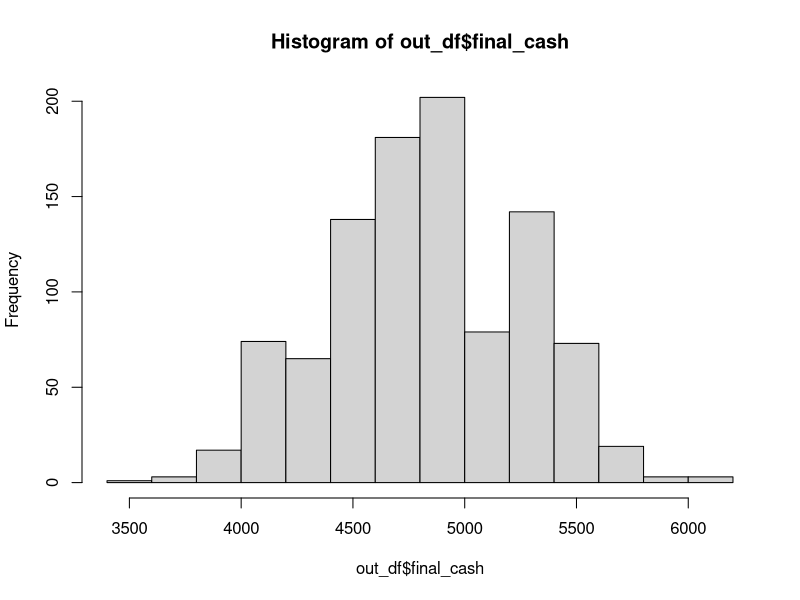

Here is the R script that generated this plot:
# an attempt to simulate the Mines game on Stake.com
# note however that Stake appears to dynamically change their reward ratios,
# so this is not accurate for every round, merely the one that was picked

mines_sim <- function(n_rounds,start_cash,bet_size,n_picks){
  # start_cash you start with
  # n_rounds you play for
  # bet_size is minimum bet needed
  # n_picks is how many you try to pick per round
  # simulations run until rd_n = n_rounds or cash == 0
  cash<-start_cash
  rd_n<-1
  output <- c()
  increments_1 <- c(1.0313,1.0761,1.1250,1.1786,1.2375,
                    1.3026,1.3750,1.4559,1.5469,1.6500) # cash increment values correct for 1 mines
  while(rd_n<n_rounds){
    # assume 1 bomb per 25
    n_squares <- 25
    n_bombs <- 1
    picks <- 1
    while(picks < n_picks){ # start of round
      if(pick_square(n_squares,n_bombs)==FALSE){ # failure
        cash <- cash - bet_size # reduce cash
        break # break for loop
      }else{
        picks <- picks+1
      }
      if(picks==n_picks){ # didnt fail within N picks
        cash <- cash+(bet_size*increments_1[picks])
      }
    } # end of round
    
    if(cash<bet_size){ # have you run out of money?
      output <- c(rd_n,cash); return(output); break}
    rd_n <- rd_n+1
  }
  output <- c(rd_n,cash); return(output)
}


pick_square <- function(n_squares,n_bombs){
  # pick a square, is it a success?
  per_success <- 1-(n_bombs/n_squares)
  if(runif(1)<per_success){return(TRUE)}else{return(FALSE)}
}

mines_sim(n_rounds=20,start_cash=500,bet_size=2,n_picks=5)


# repeat simulation
simulate_mines <- function(params,n_reps){
  for(this_rep in 1:n_reps){
    this_sim <- mines_sim(params[1],params[2],params[3],params[4])
    this_row <- data.frame(n_rounds=params[1],
                           start_cash=params[2],
                           bet_size=params[3],
                           n_picks=params[4],
                           rounds_reached=this_sim[1],
                           final_cash=this_sim[2])
    mines_df <- rbind(mines_df,this_row)
    if(this_rep %% 100 == 0){print(this_rep)}
  }
  return(mines_df)
}

mines_df <- data.frame(n_rounds=as.numeric(),
                       start_cash=as.numeric(),
                       bet_size=as.numeric(),
                       n_picks=as.numeric(),
                       rounds_reached=as.numeric(),
                       final_cash=as.numeric())
# n_rounds,start_cash,bet_size,n_picks
params <- c(100,500,50,6)
out_df <- simulate_mines(params,1000)
hist(out_df$final_cash)
print(paste(length(out_df$final_cash>params[2])/length(out_df$final_cash)*100,"% of simulations make a profit",sep=""))
